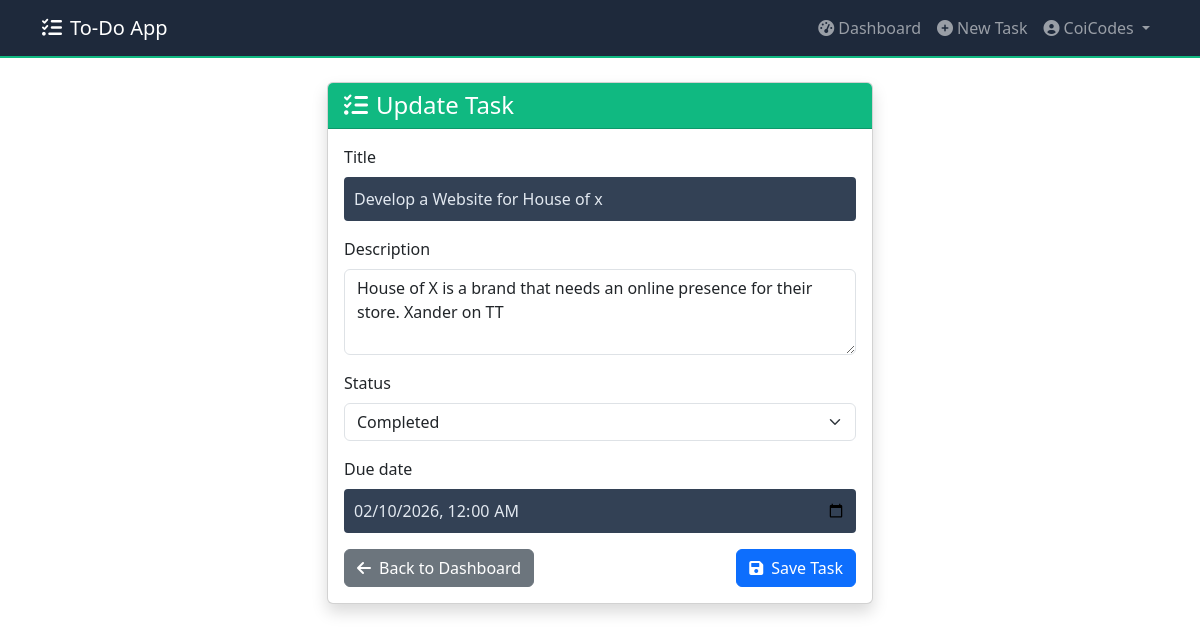
The app's page /tasks/1/update/ (signed in) with its own data.
### todo_app/models.py (models this page shows, shortened)
class Task(models.Model):
    STATUS_CHOICES = [
        ('pending', 'Pending'),
        ('in_progress', 'In Progress'),
        ('completed', 'Completed'),
    ]
    user = models.ForeignKey(User, on_delete=models.CASCADE)
    title = models.CharField(max_length=200)
    description = models.TextField(blank=True, null=True)
    status = models.CharField(max_length=20, choices=STATUS_CHOICES, default='pending')
    due_date = models.DateTimeField(null=True, blank=True)
    created_at = models.DateTimeField(auto_now_add=True)
    updated_at = models.DateTimeField(auto_now=True)

### todo_app/views.py (the view)
# urls.py: path('tasks/<int:task_id>/update/', views.update_task_view, name='update_task'),
@login_required
def update_task_view(request, task_id):
    task = get_object_or_404(Task, id=task_id, user=request.user)
    if request.method == 'POST':
        form = TaskForm(request.POST, instance=task)
        if form.is_valid():
            form.save()
            messages.success(request, 'Task updated successfully!')
            return redirect('dashboard')
    else:
        form = TaskForm(instance=task)
    return render(request, 'todo_app/task_form.html', {'form': form, 'title': 'Update Task'})

### todo_app/forms.py
class TaskForm(forms.ModelForm):
    class Meta:
        model = Task
        fields = ['title', 'description', 'status', 'due_date']
        widgets = {
            'title': forms.TextInput(attrs={
                'class': 'form-control',
                'placeholder': 'Enter task title'
            }),
            'description': forms.Textarea(attrs={
                'class': 'form-control',
                'rows': 3,
                'placeholder': 'Add description (optional)'
            }),
            'status': forms.Select(attrs={'class': 'form-select'}),
            'due_date': forms.DateTimeInput(attrs={
                'type': 'datetime-local',
                'class': 'form-control'
            }),
        }
    def __init__(self, *args, **kwargs):
        super().__init__(*args, **kwargs)
        self.fields['due_date'].required = False

### templates/todo_app/task_form.html (shortened to what this page needs)
{% extends 'todo_app/base.html' %}
{% block content %}
<div class="row justify-content-center">
    <div class="col-md-8 col-lg-6">
        <div class="card shadow">
            <div class="card-header bg-primary text-white">
                <h4 class="mb-0"><i class="fas fa-tasks me-2"></i>{{ title }}</h4>
            </div>
            <div class="card-body">
                <form method="POST">
                    {% for field in form %}
                        <div class="mb-3">
                            <label for="{{ field.id_for_label }}" class="form-label">
                                {{ field.label }}
                            </label>
                            {{ field }}
                        </div>
                    {% endfor %}
                    <div class="d-flex justify-content-between">
                        <a href="{% url 'dashboard' %}" class="btn btn-secondary">
                            <i class="fas fa-arrow-left me-2"></i>Back to Dashboard
                        </a>
                        <button type="submit" class="btn btn-primary">
                            <i class="fas fa-save me-2"></i>Save Task
                        </button>
                    </div>
                </form>
            </div>
        </div>
    </div>
</div>
{% endblock %}

### templates/todo_app/base.html (shortened to what this page needs)
<!DOCTYPE html>
<html lang="en">
<head>
    <link href="https://cdn.jsdelivr.net/npm/bootstrap@5.3.0-alpha1/dist/css/bootstrap.min.css" rel="stylesheet">
    <link rel="stylesheet" href="https://cdnjs.cloudflare.com/ajax/libs/font-awesome/6.0.0/css/all.min.css">
    <link rel="stylesheet" href="https://cdnjs.cloudflare.com/ajax/libs/font-awesome/6.0.0/css/all.min.css">
</head>
<body>
    <nav class="navbar navbar-expand-lg navbar-dark" style="background: #1e293b !important; border-bottom: 2px solid #10b981;">
        <div class="container">
            <a class="navbar-brand" href="{% if user.is_authenticated %}{% url 'dashboard' %}{% else %}{% url 'home' %}{% endif %}">
                <i class="fas fa-tasks me-2"></i>To-Do App
            </a>
<div class="collapse navbar-collapse" id="navbarNav">
    <ul class="navbar-nav ms-auto">
        {% if user.is_authenticated %}
            <li class="nav-item">
                <a class="nav-link" href="{% url 'dashboard' %}">
                    <i class="fas fa-tachometer-alt me-1"></i>Dashboard
                </a>
            </li>
            <li class="nav-item">
                <a class="nav-link" href="{% url 'create_task' %}">
                    <i class="fas fa-plus-circle me-1"></i>New Task
                </a>
            </li>
            <li class="nav-item dropdown">
                <a class="nav-link dropdown-toggle" href="#" id="userDropdown" role="button"
                   data-bs-toggle="dropdown" aria-expanded="false">
                    <i class="fas fa-user-circle me-1"></i>{{ user.username }}
                </a>
            </li>
        {% endif %}
    </ul>
</div>
        </div>
    </nav>
    <div class="container mt-4">
        {% block content %}{% endblock %}
    </div>
</body>
</html>

### templates/todo_app/task_form.html (style rules this page uses)
textarea, input[type="text"], input[type="datetime-local"], select { width: 100%; padding: 8px; border: 2px solid #334155; border-radius: 4px; background: #334155; color: #e2e8f0; }
textarea { resize: vertical; }
.card-header.bg-primary { background: #10b981 !important; }

### records on screen
Task: form "Develop a Website for House of x" "House of X is a brand that needs an online presence for their store. Xander on TT" "Completed" "02/10/2026 00:00"

### other values on screen
{{ user.username }} "CoiCodes"
{{ title }} "Update Task"
{{ field.label }} "Title" "Description" "Status" "Due date"
